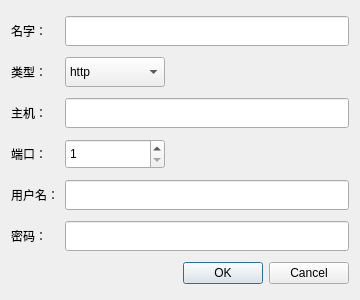
<?xml version="1.0" encoding="UTF-8"?>
<ui version="4.0">
 <class>ProxyInfo</class>
 <widget class="QDialog" name="ProxyInfo">
  <property name="geometry">
   <rect>
    <x>0</x>
    <y>0</y>
    <width>360</width>
    <height>300</height>
   </rect>
  </property>
  <property name="minimumSize">
   <size>
    <width>360</width>
    <height>300</height>
   </size>
  </property>
  <property name="maximumSize">
   <size>
    <width>360</width>
    <height>300</height>
   </size>
  </property>
  <property name="windowTitle">
   <string>代理设置</string>
  </property>
  <layout class="QGridLayout" name="gridLayout">
   <item row="0" column="0">
    <widget class="QLabel" name="label">
     <property name="minimumSize">
      <size>
       <width>2</width>
       <height>0</height>
      </size>
     </property>
     <property name="maximumSize">
      <size>
       <width>55</width>
       <height>16777215</height>
      </size>
     </property>
     <property name="text">
      <string>名字：</string>
     </property>
    </widget>
   </item>
   <item row="0" column="1">
    <widget class="QLineEdit" name="lineEdit_name">
     <property name="minimumSize">
      <size>
       <width>0</width>
       <height>30</height>
      </size>
     </property>
    </widget>
   </item>
   <item row="1" column="0">
    <widget class="QLabel" name="label_2">
     <property name="text">
      <string>类型：</string>
     </property>
    </widget>
   </item>
   <item row="1" column="1">
    <widget class="QComboBox" name="comboBox_type">
     <property name="minimumSize">
      <size>
       <width>100</width>
       <height>30</height>
      </size>
     </property>
     <property name="maximumSize">
      <size>
       <width>100</width>
       <height>16777215</height>
      </size>
     </property>
     <item>
      <property name="text">
       <string>http</string>
      </property>
     </item>
     <item>
      <property name="text">
       <string>socks</string>
      </property>
     </item>
    </widget>
   </item>
   <item row="2" column="0">
    <widget class="QLabel" name="label_3">
     <property name="text">
      <string>主机：</string>
     </property>
    </widget>
   </item>
   <item row="2" column="1">
    <widget class="QLineEdit" name="lineEdit_host">
     <property name="minimumSize">
      <size>
       <width>0</width>
       <height>30</height>
      </size>
     </property>
    </widget>
   </item>
   <item row="3" column="0">
    <widget class="QLabel" name="label_4">
     <property name="text">
      <string>端口：</string>
     </property>
    </widget>
   </item>
   <item row="3" column="1">
    <widget class="QSpinBox" name="spinBox_port">
     <property name="minimumSize">
      <size>
       <width>0</width>
       <height>30</height>
      </size>
     </property>
     <property name="maximumSize">
      <size>
       <width>100</width>
       <height>30</height>
      </size>
     </property>
     <property name="minimum">
      <number>1</number>
     </property>
     <property name="maximum">
      <number>65535</number>
     </property>
    </widget>
   </item>
   <item row="4" column="0">
    <widget class="QLabel" name="label_5">
     <property name="text">
      <string>用户名：</string>
     </property>
    </widget>
   </item>
   <item row="4" column="1">
    <widget class="QLineEdit" name="lineEdit_user">
     <property name="minimumSize">
      <size>
       <width>0</width>
       <height>30</height>
      </size>
     </property>
    </widget>
   </item>
   <item row="5" column="0">
    <widget class="QLabel" name="label_6">
     <property name="text">
      <string>密码：</string>
     </property>
    </widget>
   </item>
   <item row="5" column="1">
    <widget class="QLineEdit" name="lineEdit_passwd">
     <property name="minimumSize">
      <size>
       <width>0</width>
       <height>30</height>
      </size>
     </property>
    </widget>
   </item>
   <item row="6" column="0" colspan="2">
    <widget class="QDialogButtonBox" name="buttonBox">
     <property name="orientation">
      <enum>Qt::Horizontal</enum>
     </property>
     <property name="standardButtons">
      <set>QDialogButtonBox::Cancel|QDialogButtonBox::Ok</set>
     </property>
    </widget>
   </item>
  </layout>
 </widget>
 <resources/>
 <connections>
  <connection>
   <sender>buttonBox</sender>
   <signal>accepted()</signal>
   <receiver>ProxyInfo</receiver>
   <slot>accept()</slot>
   <hints>
    <hint type="sourcelabel">
     <x>248</x>
     <y>254</y>
    </hint>
    <hint type="destinationlabel">
     <x>157</x>
     <y>274</y>
    </hint>
   </hints>
  </connection>
  <connection>
   <sender>buttonBox</sender>
   <signal>rejected()</signal>
   <receiver>ProxyInfo</receiver>
   <slot>reject()</slot>
   <hints>
    <hint type="sourcelabel">
     <x>316</x>
     <y>260</y>
    </hint>
    <hint type="destinationlabel">
     <x>286</x>
     <y>274</y>
    </hint>
   </hints>
  </connection>
 </connections>
</ui>
